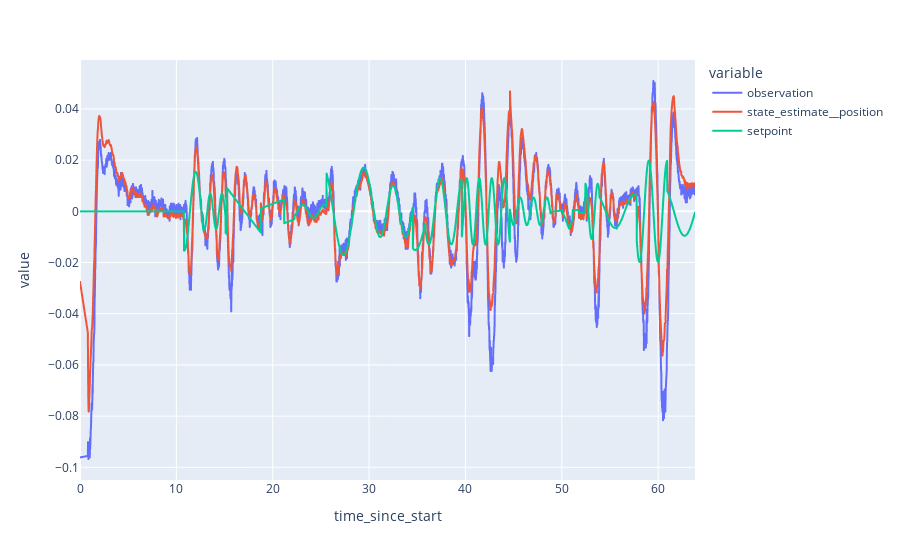

The cell this chart's notebook holds for it:
### Markdown cell above
# Plot position data

### Code cell
px.line(df, x="time_since_start", y=["observation", "state_estimate__position", "setpoint"])

### Figure 1 — Plotly figure (JSON) as saved in the notebook; plotly's stock layout.template omitted (floating-point values rounded to 4 significant figures; data arrays with more than 128 entries replaced by an {"elided": "..."} marker saying what was removed)
{"data": [{"hovertemplate": "variable=observation<br>time_since_start=%{x}<br>value=%{y}<extra></extra>", "legendgroup": "observation", "line": {"color": "#636efa", "dash": "solid"}, "marker": {"symbol": "circle"}, "mode": "lines", "name": "observation", "showlegend": true, "type": "scattergl", "x": {"elided": "3153 float values"}, "xaxis": "x", "y": {"elided": "3153 float values"}, "yaxis": "y"}, {"hovertemplate": "variable=state_estimate__position<br>time_since_start=%{x}<br>value=%{y}<extra></extra>", "legendgroup": "state_estimate__position", "line": {"color": "#EF553B", "dash": "solid"}, "marker": {"symbol": "circle"}, "mode": "lines", "name": "state_estimate__position", "showlegend": true, "type": "scattergl", "x": {"elided": "3153 float values"}, "xaxis": "x", "y": {"elided": "3153 float values"}, "yaxis": "y"}, {"hovertemplate": "variable=setpoint<br>time_since_start=%{x}<br>value=%{y}<extra></extra>", "legendgroup": "setpoint", "line": {"color": "#00cc96", "dash": "solid"}, "marker": {"symbol": "circle"}, "mode": "lines", "name": "setpoint", "showlegend": true, "type": "scattergl", "x": {"elided": "3153 float values"}, "xaxis": "x", "y": {"elided": "3153 float values"}, "yaxis": "y"}], "layout": {"legend": {"title": {"text": "variable"}, "tracegroupgap": 0}, "margin": {"t": 60}, "xaxis": {"anchor": "y", "domain": [0, 1], "title": {"text": "time_since_start"}}, "yaxis": {"anchor": "x", "domain": [0, 1], "title": {"text": "value"}}}}
